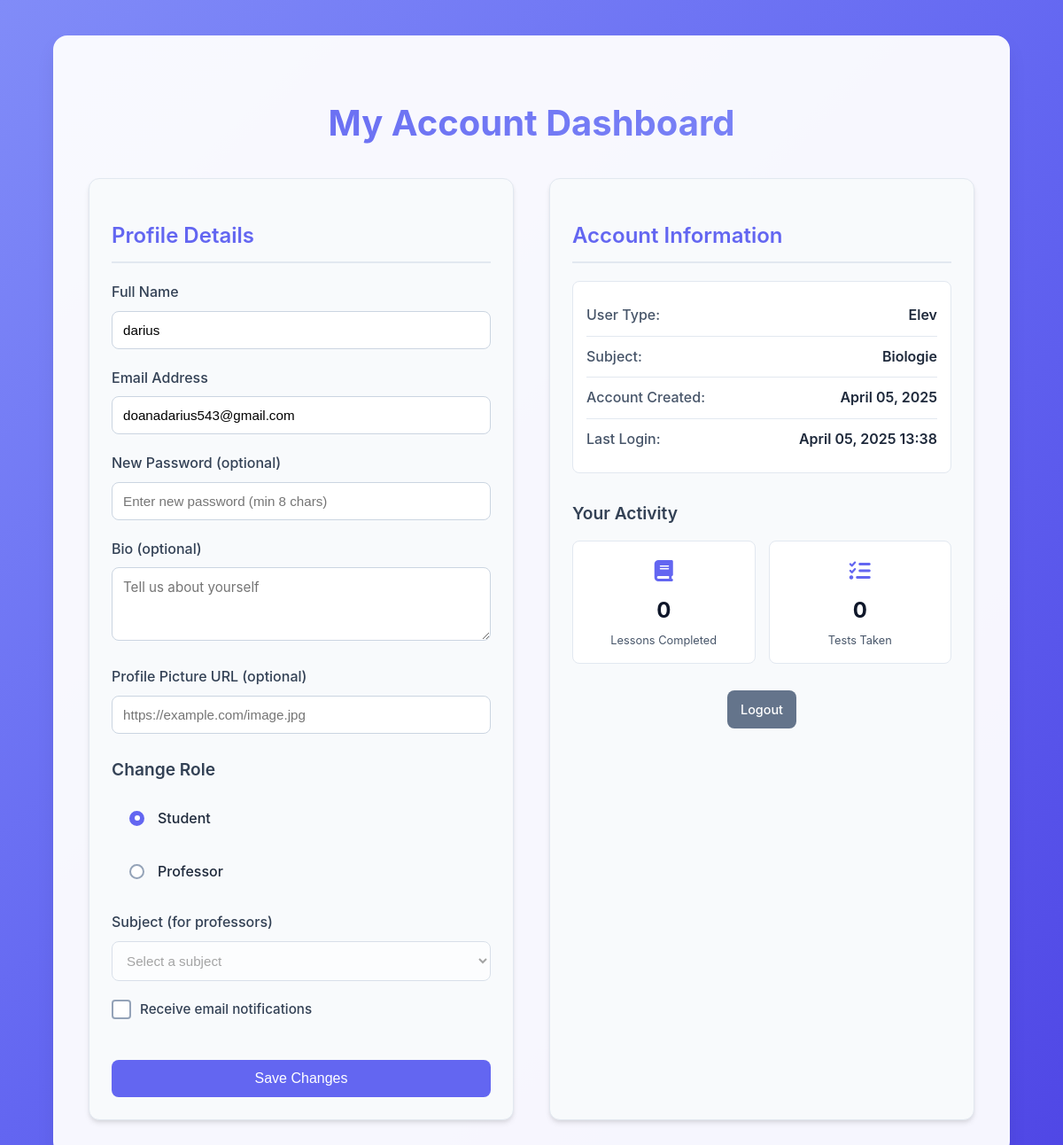
Page /account (signed in) on the committed database.
### models.py (models this page shows, shortened)
class User(db.Model, UserMixin):
    id = db.Column(db.Integer, primary_key=True)
    email = db.Column(db.String(120), unique=True, nullable=False)
    password = db.Column(db.String(120), nullable=False)
    name = db.Column(db.String(120), nullable=True)
    is_admin = db.Column(db.Boolean, default=False)
    user_type = db.Column(db.String(50), nullable=True)
    subject = db.Column(db.String(120), nullable=True)
    is_professor_approved = db.Column(db.Boolean, default=False)
    verification_token = db.Column(db.String(36), nullable=True)
    is_verified = db.Column(db.Boolean, default=False)
    last_login = db.Column(db.DateTime, nullable=True)
    session_id = db.Column(db.String(100))
    created_at = db.Column(db.DateTime, default=datetime.utcnow)
    lessons = db.relationship('Lesson', backref='author', lazy=True)
    tests = db.relationship('Test', backref='author', lazy=True)
    grades = db.relationship('Grade', backref='student', lazy=True)
    @property
    def is_authenticated(self):
        return True

### AccountPage/routes.py (the view, shortened to what this page needs)
@account_bp.route('/account', methods=['GET', 'POST'])
@login_required
def account():
    user = User.query.get(current_user.id)
    if not user:
        flash('User not found.', 'error')
        return redirect(url_for('landing.index'))
    return render_template('account.html', user=user)

### app.py (called while the page is built)
@login_manager.user_loader
def load_user(user_id):
    user = User.query.get(int(user_id))
    if user and 'user_id' in session:
        user.last_login = datetime.utcnow()
        db.session.commit()
    return user

@app.after_request
def add_header(response):
    response.headers['Cache-Control'] = 'no-store, no-cache, must-revalidate, post-check=0, pre-check=0, max-age=0'
    response.headers['Pragma'] = 'no-cache'
    response.headers['Expires'] = '-1'
    if 'user_id' in session:
        response.set_cookie('logged_in', 'true', max_age=3600, httponly=True)
    else:
        response.set_cookie('logged_in', 'false', max_age=3600, httponly=True)
    return response

### Templates/account.html (shortened to what this page needs)
{% extends "account_base.html" %}
{% block content %}
    <h1>My Account Dashboard</h1>
    <div class="account-wrapper">
        <div class="profile-section">
            <h2>Profile Details</h2>
            <form method="POST">
                <div class="form-group">
                    <label for="name">Full Name</label>
                    <input type="text" id="name" name="name" value="{{ user.name or '' }}" required>
                </div>
                <div class="form-group">
                    <label for="email">Email Address</label>
                    <input type="email" id="email" name="email" value="{{ user.email }}" required>
                </div>
                <div class="form-group">
                    <label for="password">New Password (optional)</label>
                    <input type="password" id="password" name="password" placeholder="Enter new password (min 8 chars)">
                </div>
                <div class="form-group">
                    <label for="bio">Bio (optional)</label>
                    <textarea id="bio" name="bio" rows="3" placeholder="Tell us about yourself">{{ user.bio or '' }}</textarea>
                </div>
                <div class="form-group">
                    <label for="profile_picture">Profile Picture URL (optional)</label>
                    <input type="url" id="profile_picture" name="profile_picture" value="{{ user.profile_picture or '' }}" placeholder="https://example.com/image.jpg">
                </div>
                <h3>Change Role</h3>
                <div class="radio-input">
                    <label class="label">
                        <input type="radio" id="elev" name="value-radio" value="elev" {% if user.user_type == 'elev' %}checked{% endif %}>
                        <p class="text">Student</p>
                    </label>
                    <label class="label">
                        <input type="radio" id="profesor" name="value-radio" value="profesor" {% if user.user_type == 'profesor' %}checked{% endif %}>
                        <p class="text">Professor</p>
                    </label>
                </div>
                <div class="form-group">
                    <label for="subject">Subject (for professors)</label>
                    <select id="subject" name="subject" {% if user.user_type != 'profesor' %}disabled{% endif %}>
                        <option value="">Select a subject</option>
                    </select>
                </div>
                <div class="form-group">
                    <label class="checkbox-label">
                        <span class="checkmark"></span>
                        Receive email notifications
                    </label>
                </div>
                <button type="submit">Save Changes</button>
            </form>
        </div>
        <div class="info-section">
            <h2>Account Information</h2>
            <div class="info-card">
                <div class="info-item">
                    <span class="info-label">User Type:</span>
                    <span class="info-value">{{ user.user_type|capitalize or 'Not set' }}</span>
                </div>
                <div class="info-item">
                    <span class="info-label">Subject:</span>
                    <span class="info-value">{{ user.subject|capitalize or 'Not set' }}</span>
                </div>
                <div class="info-item">
                    <span class="info-label">Account Created:</span>
                    <span class="info-value">{{ user.created_at.strftime('%B %d, %Y') if user.created_at else 'Unknown' }}</span>
                </div>
                <div class="info-item">
                    <span class="info-label">Last Login:</span>
                    <span class="info-value">{{ user.last_login.strftime('%B %d, %Y %H:%M') if user.last_login else 'Unknown' }}</span>
                </div>
            </div>
            <div class="account-stats">
                <h3>Your Activity</h3>
                <div class="stats-grid">
                    <div class="stat-card">
                        <div class="stat-icon"><i class="fas fa-book"></i></div>
                        <div class="stat-value">{{ user.lessons_completed|default(0) }}</div>
                        <div class="stat-label">Lessons Completed</div>
                    </div>
                    <div class="stat-card">
                        <div class="stat-icon"><i class="fas fa-tasks"></i></div>
                        <div class="stat-value">{{ user.tests_taken|default(0) }}</div>
                        <div class="stat-label">Tests Taken</div>
                    </div>
                </div>
            </div>
            <div class="actions">
                <a href="{{ url_for('login.logout') }}" class="logout-link">Logout</a>
            </div>
        </div>
    </div>
{% endblock %}

### Templates/account_base.html (shortened to what this page needs)
<!DOCTYPE html>
<html lang="en">
<head>
    <link rel="stylesheet" href="https://cdnjs.cloudflare.com/ajax/libs/font-awesome/6.4.0/css/all.min.css">
    <link rel="stylesheet" href="{{ url_for('static', filename='style.css') }}">
    <link rel="stylesheet" href="{{ url_for('account.static', filename='style.css') }}">
</head>
<body>
    <div class="container">
        {% block content %}{% endblock %}
    </div>
</body>
</html>

### static/style.css (style rules this page uses)
:root { --primary: #6366f1; --primary-light: #818cf8; --secondary: #4f46e5; --light: #f8fafc; --dark: #1e293b; --success: #22c55e; --warning: #f59e0b; --danger: #ef4444; --bio-color: #10b981; --isto-color: #f97316; --geogra-color: #3b82f6; --gray-50: #f8fafc; --gray-100: #f1f5f9; --gray-200: #e2e8f0; --gray-300: #cbd5e1; --gray-400: #94a3b8; --gray-500: #64748b; --gray-600: #475569; --gray-700: #334155; --gray-800: #1e293b; --gray-900: #0f172a; }
body { font-family: 'Inter', system-ui, -apple-system, sans-serif; margin: 0; padding: 0; background-color: var(--gray-50); color: var(--gray-800); line-height: 1.6; }

### rows in the picture
User: name "darius", email "doanadarius543@gmail.com", user_type "☑ Student", user_type "☐ Professor", user_type "Elev", subject "Biologie", created_at "April 05, 2025", last_login "April 05, 2025 13:38"

### other values in the picture
{{ user.lessons_completed|default(0) }} "0"
{{ user.tests_taken|default(0) }} "0"
